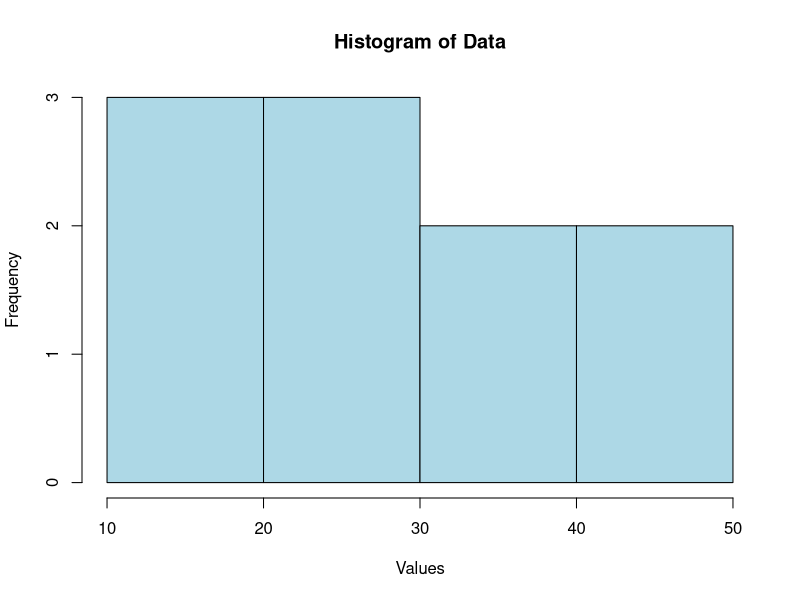
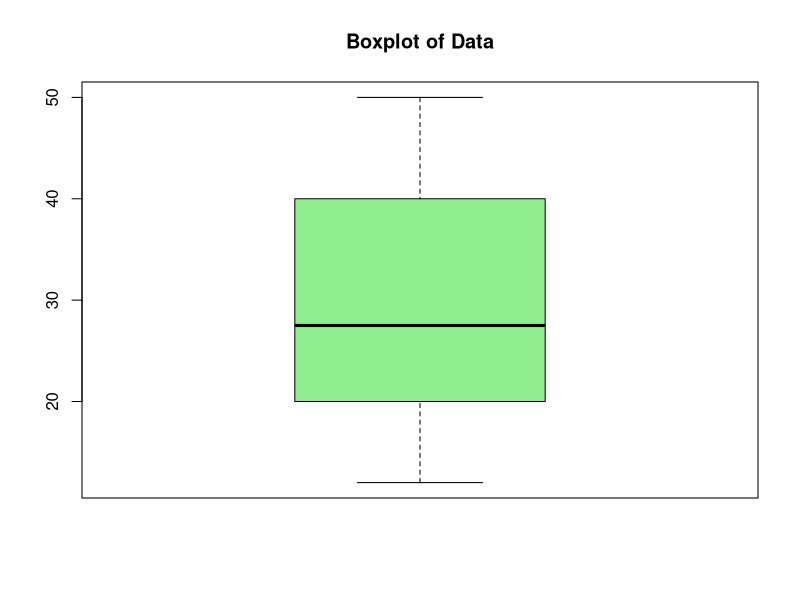

Reproduce these figures in R, in order.
#Descriptive Analysis
# Create a sample dataset
data <- c(12, 15, 20, 22, 25, 30, 35, 40, 45, 50)

# Basic descriptive statistics using summary()
# Provides min, 1st quartile, median, mean, 3rd quartile, and max
summary(data)

# Install and load the 'psych' package for more detailed descriptive stats
# Uncomment the next line if you don't have the package installed
 install.packages("psych")
library(psych)

# describe() gives detailed descriptive statistics:
# mean, standard deviation, median, trimmed mean, skewness, kurtosis, etc.
describe(data)

# Frequency table to see counts of each unique value
table(data)

# Histogram to visualize distribution of data
hist(data, main="Histogram of Data", xlab="Values", col="lightblue", breaks=5)

# Boxplot to visualize spread, median, and outliers
boxplot(data, main="Boxplot of Data", col="lightgreen")
